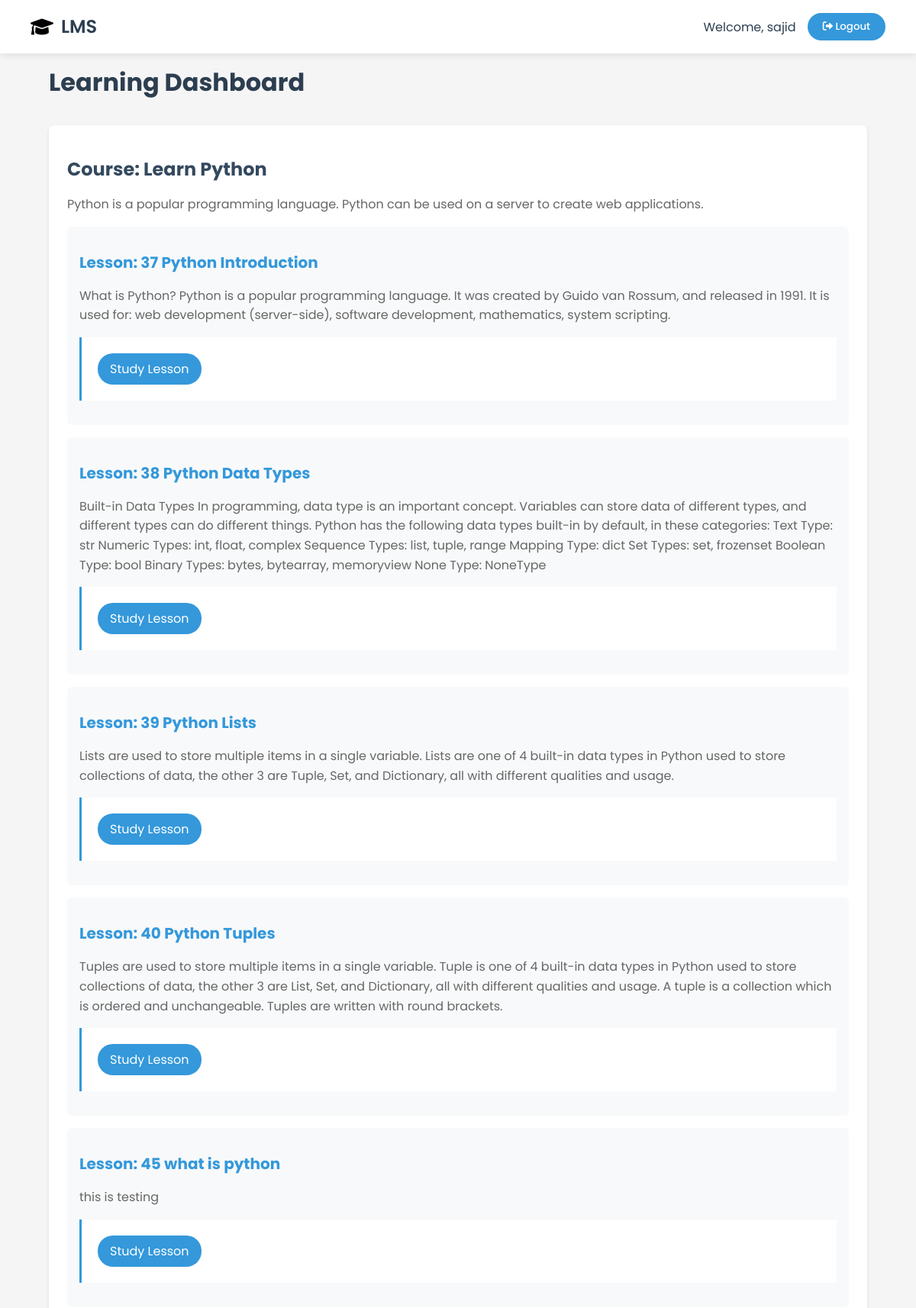
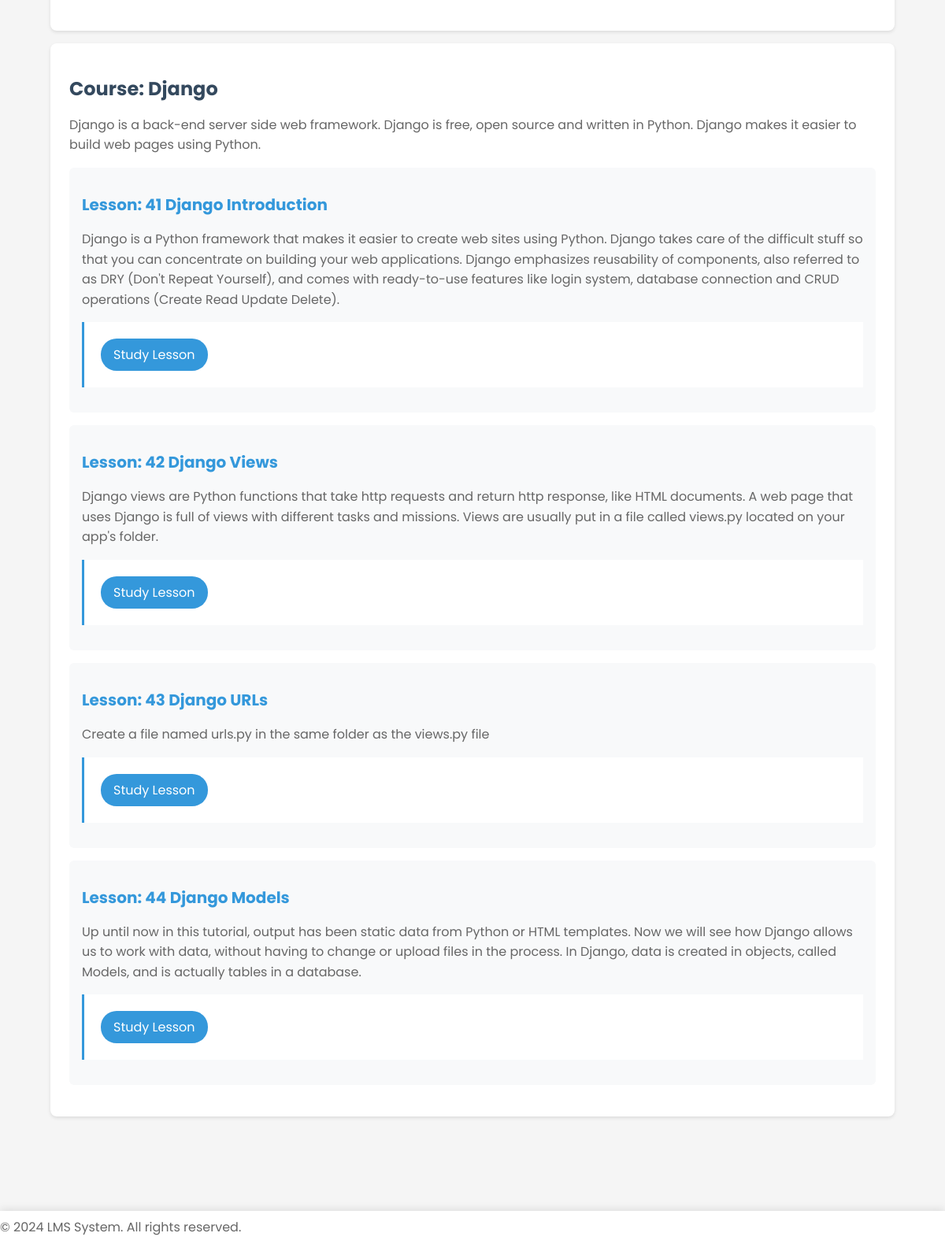
The app's page /teacher/student/ (signed in) with its own data (2 pictures, top to bottom).
### auth_app/models.py (models this page shows)
class User(AbstractUser):
    is_student = models.BooleanField(default=False)
    is_teacher = models.BooleanField(default=False)
    is_admin = models.BooleanField(default=False)

### teacher/models.py (models this page shows)
class Course(models.Model):
    name=models.CharField(max_length=100)
    description=models.TextField()
    teacher=models.ForeignKey(User, on_delete=models.CASCADE,related_name='courses', limit_choices_to={'is_teacher': True})
    created_at = models.DateTimeField(auto_now_add=True)
    updated_at = models.DateTimeField(auto_now=True)

class Lesson(models.Model):
    name=models.CharField(max_length=100)
    description=models.TextField()
    course=models.ForeignKey(Course, on_delete=models.CASCADE,related_name='lessons')

### teacher/views.py (the view)
# urls.py: path('student/', views.student, name='student'),
@login_required
def student(request):
        enrollments = StudentEnrollment.objects.filter(student=request.user)
        courses = [enrollment.course for enrollment in enrollments]
        data = {
            'courses': courses,
            'enrollments': enrollments,
        }
        return render(request, 'student/student.html', data)

### templates/student/student.html (shortened to what this page needs)
{% extends 'base/base.html' %}
{% load static %}
{% block extra_css %}
<link rel="stylesheet" href="{% static 'style/teacher.css' %}">
{% endblock %}
{% block content %}
<main style="padding: 2rem;">
    <h1>Learning Dashboard</h1>
    {% for course in courses %}
    <div class="course-card">
        <h2>Course: {{ course.name }}</h2>
        <p>{{ course.description }}</p>
        {% for lesson in course.lessons.all %}
        <div class="lesson-card">
            <h3>Lesson: {{ lesson.id }} {{ lesson.name }}</h3>
            <p>{{ lesson.description }}</p>
            <div class="actions">
                <a href="{% url 'student_study_lesson' course.id lesson.id %}" class="btn">Study Lesson</a>
            </div>
        </div>
        {% empty %}
        <p>No lessons available in this course yet.</p>
        {% endfor %}
    </div>
    {% empty %}
    <p>You are not enrolled in any courses yet.</p>
    {% endfor %}
</main>
{% endblock %}

### templates/base/base.html (shortened to what this page needs)
{% load static %}
<!DOCTYPE html>
<html lang="en">
<head>
    <link rel="stylesheet" href="https://cdnjs.cloudflare.com/ajax/libs/font-awesome/6.0.0/css/all.min.css">
    {% block extra_css %}{% endblock %}
</head>
<body>
    <header>
        <nav class="nav_bar">
            <div class="right_nav_bar">
                <div class="logo">
                    <i class="fas fa-graduation-cap"></i>
                    <p>LMS</p>
                </div>
            </div>
            <div class="left_nav_bar">
                <div class="button-field">
                    {% if user.is_authenticated %}
                    <div class="teacher-info">
                        <span>Welcome, {{ user.username }}</span>
                        <form action="{% url 'logout' %}" method="post">
                            <button type="submit" class="btn">
                                <i class="fas fa-sign-out-alt"></i> Logout
                            </button>
                        </form>
                    </div>
                    {% else %}
                    <form action="{% url 'login' %}" method="get">
                        <button type="submit" class="btn">
                            <i class="fas fa-sign-in-alt"></i> Login
                        </button>
                    </form>
                    {% endif %}
                </div>
            </div>
        </nav>
    </header>
    <main>
        {% block content %}
        {% endblock %}
    </main>
    <footer>
        <p>&copy; {% now "Y" %} LMS System. All rights reserved.</p>
    </footer>
</body>
</html>

### static/style/teacher.css (style rules this page uses)
main { max-width: 1200px; margin: 10px auto 20px; padding: 2rem; }
h1 { color: #2c3e50; margin-bottom: 2rem; font-size: 2rem; }
h2 { color: #34495e; margin: 1rem 0; font-size: 1.5rem; }
h3 { color: #3498db; margin: 1rem 0; font-size: 1.25rem; }
p { color: #666; margin: 0.5rem 0; line-height: 1.6; }
a { display: inline-block; padding: 8px 16px; margin: 5px; background: #3498db; color: white; text-decoration: none; border-radius: 20px; transition: all 0.3s ease; }
main > div { background: white; border-radius: 8px; padding: 1.5rem; margin: 1rem 0; box-shadow: 0 2px 4px rgba(0, 0, 0, 0.1); }
main > div > div { background: #f8f9fa; border-radius: 6px; padding: 1rem; margin: 1rem 0; }
main > div > div > div { background: white; border-left: 3px solid #3498db; padding: 1rem; margin: 1rem 0; }
div:has(> a) { display: flex; flex-wrap: wrap; gap: 10px; margin: 1rem 0; }

### templates/base/base.html (style rules this page uses)
* { margin: 0; padding: 0; box-sizing: border-box; font-family: 'Poppins', sans-serif; }
body { background-color: #f5f5f5; min-height: 100vh; display: flex; flex-direction: column; }
nav { display: flex; justify-content: space-between; align-items: center; width: 100%; height: 70px; background: white; padding: 0 40px; box-shadow: 0 2px 10px rgba(0, 0, 0, 0.1); position: fixed; top: 0; z-index: 1000; }
.right_nav_bar { display: flex; align-items: center; }
.logo { display: flex !important; align-items: center !important; gap: 10px; }
.logo i { font-size: 24px; }
.logo p { font-size: 24px; font-weight: 600; color: #2c3e50; }
.left_nav_bar .button-field { display: flex; gap: 15px; align-items: center; }
.teacher-info { display: flex; align-items: center; gap: 15px; color: #2c3e50; }
button { padding: 8px 20px; border: none; border-radius: 20px; background: #3498db; color: white; cursor: pointer; font-weight: 500; }
main { margin-top: 20px; padding: 20px; min-height: 500px; }
footer { width: 100%; background: white !important; align-items: center !important; position: relative; bottom: 0; box-shadow: 0 -2px 10px rgba(0, 0, 0, 0.1); }

### records on screen
Course: name "Learn Python", description "Python is a popular programming language. Python can be used on a server to create web applications."
Lesson: id "37", name "Python Introduction", description "What is Python? Python is a popular programming language. It was created by Guido van Rossum, and released in 1991. It is used for: web development (server-side), software development, mathematics, system scripting."
Lesson: id "38", name "Python Data Types", description "Built-in Data Types In programming, data type is an important concept. Variables can store data of different types, and different types can do different things. Python has the following data types built-in by default, in these categories: Text Type: str Numeric Types: int, float, complex Sequence Types: list, tuple, range Mapping Type: dict Set Types: set, frozenset Boolean Type: bool Binary Types: bytes, bytearray, memoryview None Type: NoneType"
Lesson: id "39", name "Python Lists", description "Lists are used to store multiple items in a single variable. Lists are one of 4 built-in data types in Python used to store collections of data, the other 3 are Tuple, Set, and Dictionary, all with different qualities and usage."
Lesson: id "40", name "Python Tuples", description "Tuples are used to store multiple items in a single variable. Tuple is one of 4 built-in data types in Python used to store collections of data, the other 3 are List, Set, and Dictionary, all with different qualities and usage. A tuple is a collection which is ordered and unchangeable. Tuples are written with round brackets."
Lesson: id "45", name "what is python", description "this is testing"
Course: name "Django", description "Django is a back-end server side web framework. Django is free, open source and written in Python. Django makes it easier to build web pages using Python."
Lesson: id "41", name "Django Introduction", description "Django is a Python framework that makes it easier to create web sites using Python. Django takes care of the difficult stuff so that you can concentrate on building your web applications. Django emphasizes reusability of components, also referred to as DRY (Don't Repeat Yourself), and comes with ready-to-use features like login system, database connection and CRUD operations (Create Read Update Delete)."
Lesson: id "42", name "Django Views", description "Django views are Python functions that take http requests and return http response, like HTML documents. A web page that uses Django is full of views with different tasks and missions. Views are usually put in a file called views.py located on your app's folder."
Lesson: id "43", name "Django URLs", description "Create a file named urls.py in the same folder as the views.py file"
Lesson: id "44", name "Django Models", description "Up until now in this tutorial, output has been static data from Python or HTML templates. Now we will see how Django allows us to work with data, without having to change or upload files in the process. In Django, data is created in objects, called Models, and is actually tables in a database."

### other values on screen
{{ user.username }} "sajid"
